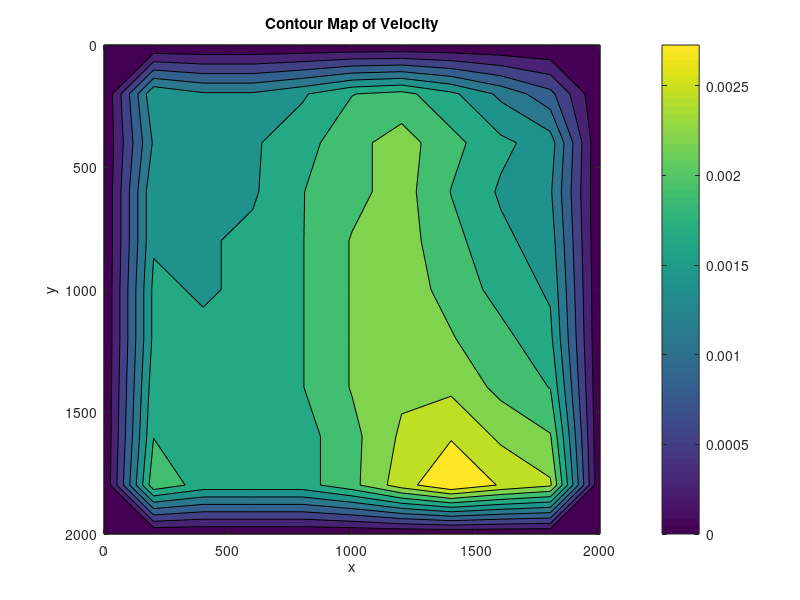
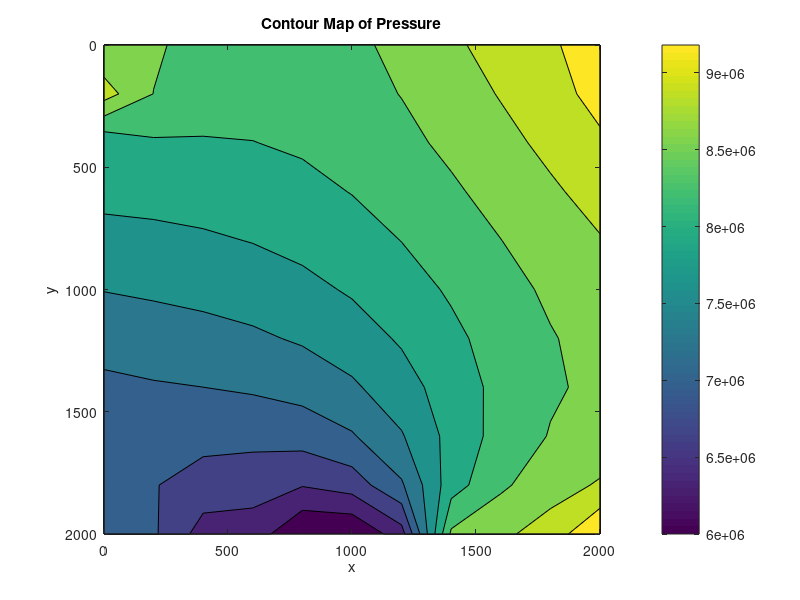
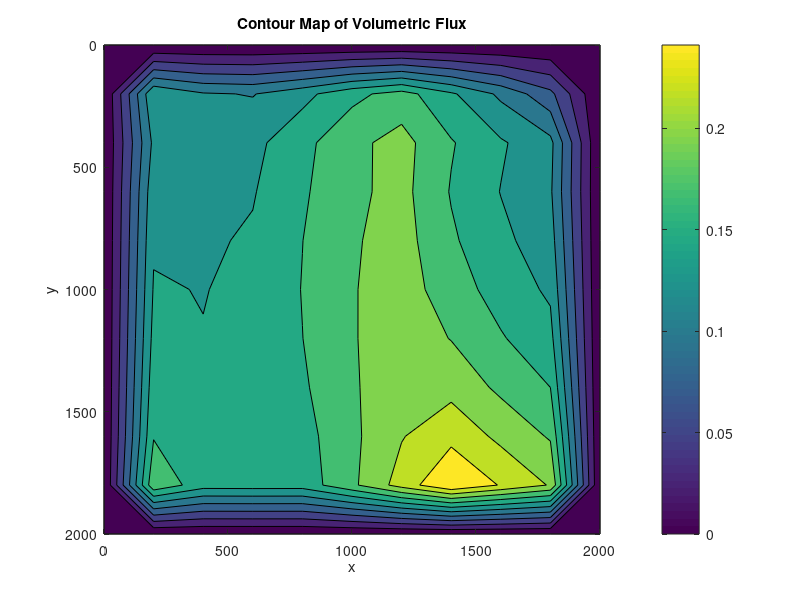
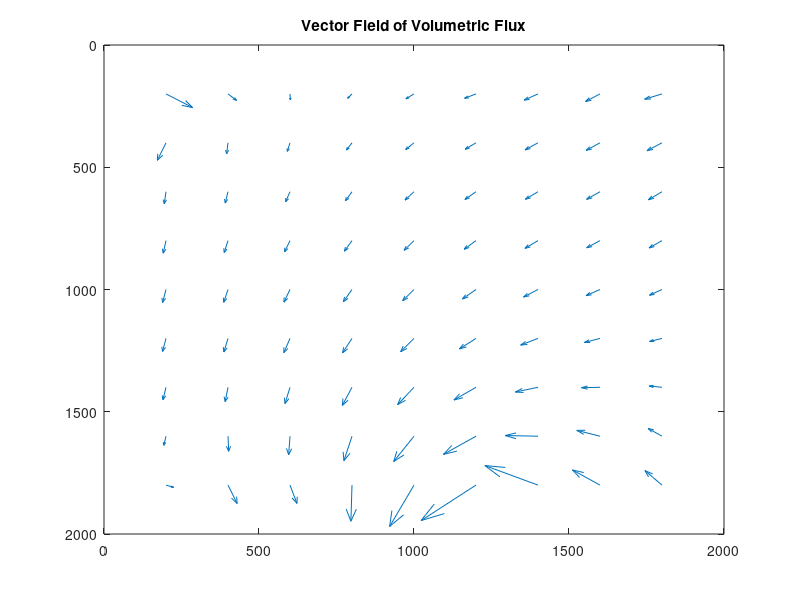

MATLAB code for these plots, in order:
% Solving the 2-D Laplace's equation by the Finite Difference Method 
% Numerical scheme used is a second order central difference in space

%%
%Specifying parameters
P=zeros(11,11)
x=linspace(0,2000,11);                          %Number of steps in space(x)
y=linspace(0,2000,11)                           %Number of steps in space(y)       
niter=1000;                                     %Number of iterations 
dx=x(2);                                         %Width of space step(x)
dy=y(2);                                          %Width of space step(y)

%%
%Initial Conditions
k= 8*10^-10;
u=0.0035;
Poro=0.35;
%Boundary Conditions
%North
P(1,:)=100000*[88 86 84 84 84 85 86 88 90 91 95];
%West
P(:,1)=100000*[86 90 80 80 78 76 74 72 70 70 70];
%South
P(11,:)=100000*[70 70 65 65 60 60 65 86 88 90 95];
%%
%Explicit iterative scheme with C.D in space 
Pnew=P
err=Pnew-P
z=1
%Pressure Calculations
while z<niter
    for m=2:10
        for n=2:11
            if n==11
                Pnew(m,n)= (2*P(m-1,n)+P(m+1,n)+P(m,n-1))/4
                err(m,n)=abs(Pnew(m,n)-P(m,n));
            else 
                Pnew(m,n)=(P(m+1,n)+P(m-1,n)+P(m,n+1)+P(m,n-1))/4;
                err(m,n)=abs(Pnew(m,n)-P(m,n));
            end
         end
        P=Pnew;
        z=z+1
        max_error=max(max(err));
        if max_error  <1e-5
           return
        end
end
   
end
%Volumetric Flux
for j =2:10
    for i=2:10
        dPy(i,j)=(P(i+1,j)-P(i-1,j))./(400);
        qy=(-k/u).*dPy;
        dPx(i,j)=(P(i,j+1)-P(i,j-1))./(400);
        qx=(-k/u).*dPx;
    end
end
%Velocity 
Vx=qx./Poro;
Vy=qy./Poro;
V=sqrt(Vx^2+Vy^2)
Vnew=[0         0         0         0         0         0         0         0         0         0       0
         0    0.0016    0.0014    0.0014    0.0016    0.0019    0.0020    0.0017    0.0013    0.0009    0
         0    0.0014    0.0015    0.0016    0.0018    0.0021    0.0023    0.0020    0.0017    0.0015    0
         0    0.0016    0.0016    0.0016    0.0019    0.0021    0.0023    0.0019    0.0016    0.0014    0
         0    0.0016    0.0016    0.0017    0.0019    0.0022    0.0023    0.0020    0.0017    0.0015    0
         0    0.0017    0.0016    0.0017    0.0019    0.0022    0.0023    0.0021    0.0018    0.0016    0
         0    0.0017    0.0017    0.0017    0.0019    0.0022    0.0024    0.0022    0.0020    0.0017    0
         0    0.0018    0.0017    0.0017    0.0019    0.0022    0.0024    0.0024    0.0021    0.0019    0   
         0    0.0019    0.0017    0.0017    0.0018    0.0021    0.0025    0.0027    0.0024    0.0022    0
         0    0.0021    0.0018    0.0018    0.0018    0.0021    0.0026    0.0030    0.0027    0.0025    0
         0         0         0         0         0         0         0         0         0         0       0]
     
  Q=sqrt(qx^2+qy^2)/2000^2
  
  Qnew=[ 0         0         0         0         0         0         0         0         0         0    0
         0    0.1432    0.1229    0.1193    0.1371    0.1620    0.1787    0.1484    0.1155    0.0789    0
         0    0.1261    0.1295    0.1379    0.1617    0.1867    0.2015    0.1708    0.1476    0.1274    0
         0    0.1366    0.1370    0.1430    0.1653    0.1878    0.2003    0.1671    0.1440    0.1241    0
         0    0.1418    0.1413    0.1474    0.1685    0.1903    0.2024    0.1723    0.1503    0.1315    0
         0    0.1466    0.1439    0.1500    0.1695    0.1913    0.2043    0.1802    0.1589    0.1406    0
         0    0.1520    0.1454    0.1514    0.1685    0.1910    0.2066    0.1920    0.1709    0.1525    0
         0    0.1589    0.1463    0.1520    0.1653    0.1896    0.2099    0.2094    0.1878    0.1687    0
         0    0.1673    0.1471    0.1522    0.1598    0.1874    0.2155    0.2343    0.2111    0.1904    0
         0    0.1875    0.1552    0.1557    0.1554    0.1878    0.2272    0.2652    0.2393    0.2150    0
         0         0         0         0         0         0         0         0         0         0       0]
%%

%Plotting the solution
[X,Y] = meshgrid(x,y);

figure (1)
contourf(X,Y,Vnew,10)
axis ij
colorbar
xlabel('x');
ylabel('y');
title('Contour Map of Velocity')

figure (2)
contourf(X,Y,P,10)
axis ij
colorbar
xlabel('x');
ylabel('y');
title('Contour Map of Pressure')

figure (3)
contourf(X,Y,Qnew,10)
axis ij
colorbar
xlabel('x');
ylabel('y');
title('Contour Map of Volumetric Flux')


x1=[0:200:1800]
y1=[0:200:1800]

figure (5)
quiver(x1,y1,qx,qy)
axis ij
title('Vector Field of Volumetric Flux')

figure (6)
quiver(x1,y1,Vx,Vy)
axis ij
title('Vector Field of Velocity')
